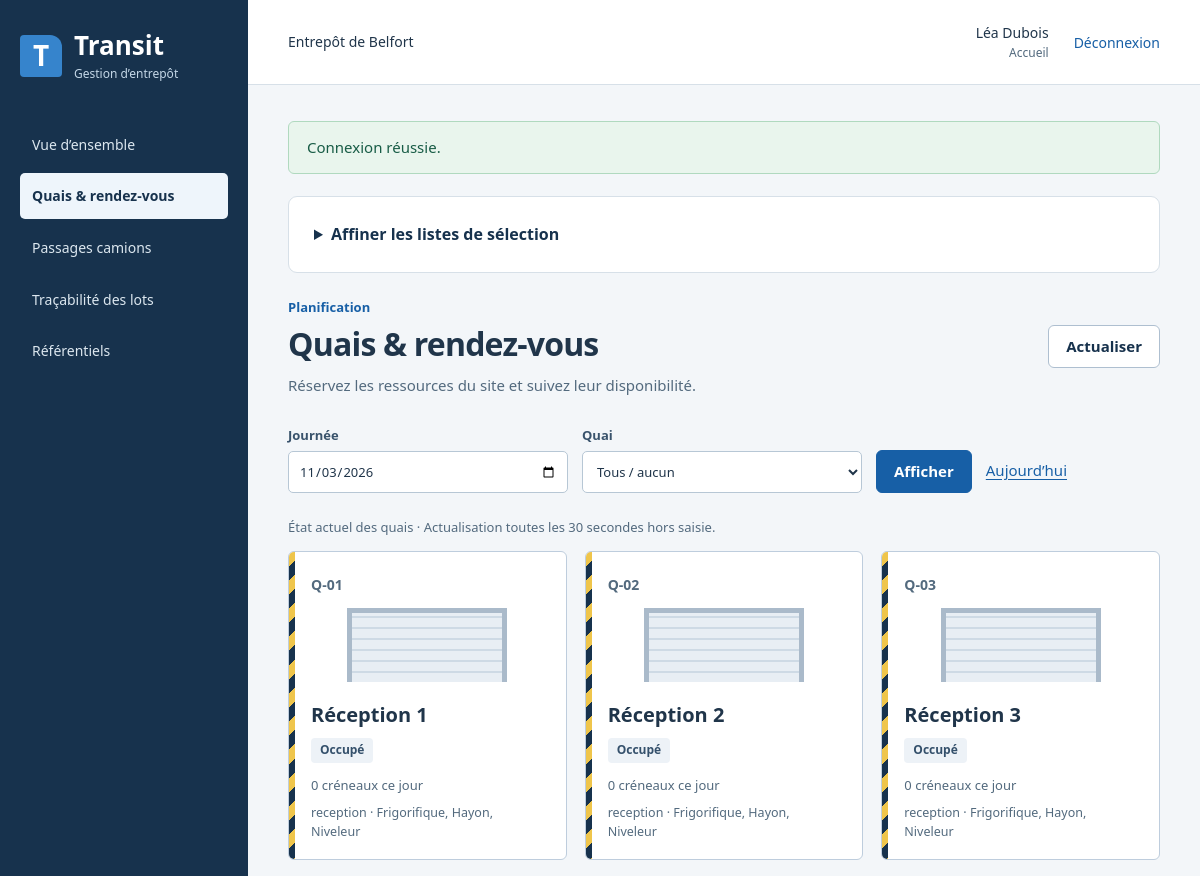
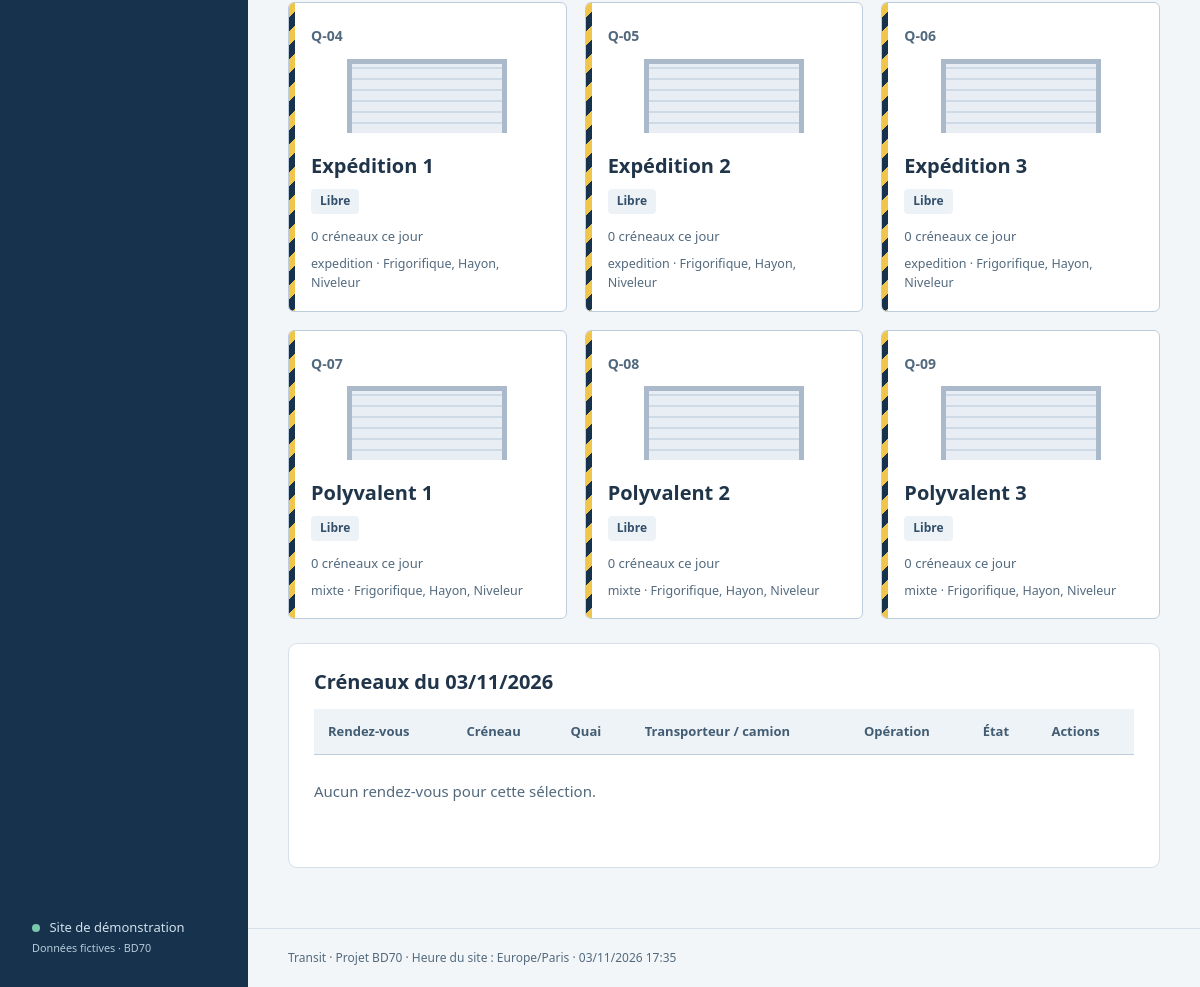
Screenshot of /?page=planning (signed in) with the database file from the repository (2 pictures, top to bottom).
### tables this page shows
CREATE TABLE user_account (
 id INT AUTO_INCREMENT PRIMARY KEY, email VARCHAR(190) NOT NULL UNIQUE,
 name VARCHAR(100) NOT NULL, password_hash VARCHAR(255) NOT NULL,
 role ENUM('pending','admin','manager','gate','warehouse','carrier') NOT NULL DEFAULT 'pending',
 active BOOLEAN NOT NULL DEFAULT 0, created_at DATETIME NOT NULL DEFAULT CURRENT_TIMESTAMP, CHECK(active IN (0,1))
);

CREATE TABLE dock (id INT AUTO_INCREMENT PRIMARY KEY, code VARCHAR(30) NOT NULL UNIQUE, name VARCHAR(100) NOT NULL, type ENUM('reception','expedition','mixte') NOT NULL);

### public/index.php (called while the page is built, shortened)
<?php
require __DIR__.'/../src/bootstrap.php';
$user=null;$error=null;$page=(string)($_GET['page']??'home');$message=$_SESSION['message']??null;unset($_SESSION['message']);
try {
    $db=new Database();$catalog=new Catalog($db);$reports=new Reports($db);
    if(isset($_SESSION['uid'])){
        $user=$db->run('SELECT id,name,email,role,active,carrier_id FROM user_account WHERE id=?',[$_SESSION['uid']])->fetch()?:null;
    }
    if(!$user)$page='login';
    else {
        $right=match($page){'planning'=>'trace','carrier_portal'=>'carrier_portal','visits'=>null,'stock','receipts','receipt_detail','notices'=>'stock','orders','order_detail','document'=>'orders','reports','export'=>'reports','trace'=>'trace',default=>null};
    }
} catch(Throwable $e){
    $code=$e->getCode();if(in_array($code,[401,403,404],true))http_response_code($code);else http_response_code(422);
    if($e instanceof PDOException){$state=$e->errorInfo[0]??'';$error=$state==='23000'?'Référence déjà utilisée, relation manquante ou suppression protégée.':($state==='22001'?'Texte trop long.':'Opération refusée par les contraintes de données.');error_log('BD70 SQL '.$state.' / '.($e->errorInfo[1]??''));}
    elseif($e instanceof DomainException||in_array($code,[401,403,404],true))$error=$e->getMessage();
    else {$error='Service indisponible. Consultez le journal local du serveur.';error_log('BD70 '.get_class($e).': '.$e->getMessage());}
    if(in_array($code,[401,403,404],true))$page=$user?'error':'login';
    if(!isset($db))$page='error';
}
require __DIR__.'/../templates/layout.php';

### src/bootstrap.php (called while the page is built, shortened)
<?php
require_once __DIR__.'/Database.php';
require_once __DIR__.'/Auth.php';
require_once __DIR__.'/Warehouse.php';
require_once __DIR__.'/Reports.php';
function h(mixed $v): string { return htmlspecialchars((string)($v??''),ENT_QUOTES|ENT_SUBSTITUTE,'UTF-8'); }
function url(array $p): string { return '/?'.http_build_query($p); }

### src/Database.php (called while the page is built, shortened)
<?php
require_once __DIR__.'/Clock.php';
final class Database
{
    public PDO $pdo;
    public function __construct(?array $config = null)
    {
        $config ??= require __DIR__ . '/../config/local.php';
        $this->pdo = new PDO($config['dsn'], $config['user'], $config['password'], [
            PDO::ATTR_ERRMODE => PDO::ERRMODE_EXCEPTION, PDO::ATTR_DEFAULT_FETCH_MODE => PDO::FETCH_ASSOC,
            PDO::ATTR_EMULATE_PREPARES => false,
        ]);
        $this->pdo->exec("SET SESSION TRANSACTION ISOLATION LEVEL READ COMMITTED");
        $this->pdo->exec("SET SESSION sql_mode='STRICT_TRANS_TABLES,ERROR_FOR_DIVISION_BY_ZERO,NO_ENGINE_SUBSTITUTION'");
    }
    public function run(string $sql, array $params = []): PDOStatement
    { $q = $this->pdo->prepare($sql); $q->execute($params); return $q; }
    public function all(string $sql, array $params = []): array { return $this->run($sql,$params)->fetchAll(); }
}

### src/Auth.php (called while the page is built, shortened)
<?php
final class Auth
{
    public static function can(array $user,string $right): bool { return (bool)$user['active'] && in_array($right,self::RIGHTS[$user['role']]??[],true); }
}

### src/Clock.php (called while the page is built, shortened)
<?php
final class Clock
{
    public static function instant(): DateTimeImmutable
    {
        $zone=new DateTimeZone('Europe/Paris');
        $fixed=getenv('BD70_NOW');
        if(!$fixed)return new DateTimeImmutable('now',$zone);
        $date=DateTimeImmutable::createFromFormat('!Y-m-d H:i:s',$fixed,$zone);
        return $date;
    }
    public static function today(): string { return self::instant()->format('Y-m-d'); }
}

### src/Warehouse.php (called while the page is built, shortened)
<?php
final class Warehouse
{
    public static function date(string $s): string
    {
        $d=DateTimeImmutable::createFromFormat('!Y-m-d',$s);
        if(!$d||$d->format('Y-m-d')!==$s)throw new DomainException('Date invalide.');return $s;
    }
}

### src/Reports.php (called while the page is built, shortened)
<?php
final class Reports
{
    public function docks(string $day): array
    {
        Warehouse::date($day);return $this->db->all("SELECT d.*,
        CASE WHEN EXISTS(SELECT 1 FROM dock_downtime x WHERE x.dock_id=d.id AND x.starts_at<=NOW() AND x.ends_at>NOW()) THEN 'Hors service'
        WHEN EXISTS(SELECT 1 FROM truck_visit v WHERE v.dock_id=d.id AND v.status IN ('called','working')) THEN 'Occupé'
        WHEN EXISTS(SELECT 1 FROM appointment a WHERE a.dock_id=d.id AND a.status='active' AND a.starts_at<=NOW() AND a.ends_at>NOW()) THEN 'Réservé' ELSE 'Libre' END live_state,
        (SELECT COUNT(*) FROM appointment a WHERE a.dock_id=d.id AND a.status='active' AND a.starts_at<? AND a.ends_at>?) appointments
        FROM dock d ORDER BY d.code",[(new DateTimeImmutable($day))->modify('+1 day')->format('Y-m-d'),$day]);
    }
}

### templates/planning.php (the view, shortened to what this page needs)
<?php $day=Warehouse::date((string)($_GET['day']??Clock::today()));$dockId=(int)($_GET['dock_id']??0); ?>
<div class="page-heading"><div><p class="context">Planification</p><h1>Quais & rendez-vous</h1><p>Réservez les ressources du site et suivez leur disponibilité.</p></div><div class="actions"><a class="button secondary" href="<?= h(url($_GET?:['page'=>'planning'])) ?>">Actualiser</a></div></div>
<form class="filters" method="get"><input type="hidden" name="page" value="planning"><?php inputField('day','Journée',$day,'date');selectField('dock_id','Quai',$catalog->options('dock'),$dockId,true); ?><button>Afficher</button><a href="/?page=planning">Aujourd’hui</a></form>
<p class="muted" data-refresh>État actuel des quais · Actualisation toutes les 30 secondes hors saisie.</p><div class="dock-grid"><?php foreach($reports->docks($day) as $d):if($dockId&&$d['id']!=$dockId)continue; ?><article class="dock-bay"><div class="bay-code"><?= h($d['code']) ?></div><div class="bay-door" aria-hidden="true"></div><h2><?= h($d['name']) ?></h2><?= badge($d['live_state']) ?><p><?= h($d['appointments']) ?> créneaux ce jour</p><small><?= h($d['type']) ?> · <?php $eq=$db->all('SELECT e.name FROM equipment e JOIN dock_equipment de ON de.equipment_id=e.id WHERE de.dock_id=?',[$d['id']]);echo h(implode(', ',array_column($eq,'name'))); ?></small></article><?php endforeach; ?></div>
<section class="panel"><h2>Créneaux du <?= h((new DateTimeImmutable($day))->format('d/m/Y')) ?></h2><?php $appointments=$db->all('SELECT a.*,d.code dock_code,v.plate,c.name carrier_name,p.name driver_name FROM appointment a JOIN dock d ON d.id=a.dock_id JOIN vehicle v ON v.id=a.vehicle_id JOIN carrier c ON c.id=v.carrier_id JOIN driver p ON p.id=a.driver_id WHERE a.starts_at<? AND a.ends_at>?'.($dockId?' AND a.dock_id=?':'').' ORDER BY a.starts_at',array_filter([(new DateTimeImmutable($day))->modify('+1 day')->format('Y-m-d'),$day,$dockId?:null],fn($v)=>$v!==null)); ?>
<div class="table-scroll"><table><thead><tr><th>Rendez-vous</th><th>Créneau</th><th>Quai</th><th>Transporteur / camion</th><th>Opération</th><th>État</th><th class="no-print">Actions</th></tr></thead></table></div><?php if(!$appointments): ?><p class="empty">Aucun rendez-vous pour cette sélection.</p><?php endif; ?></section>

### templates/layout.php (shortened to what this page needs)
<?php require __DIR__.'/helpers.php'; ?>
<!doctype html><html lang="fr"><head><link rel="stylesheet" href="/assets/app.css"></head>
<body>
<?php if($user): ?>
<aside class="sidebar no-print"><a class="brand" href="/"><span class="brand-symbol" aria-hidden="true">T</span><span>Transit<small>Gestion d’entrepôt</small></span></a><nav aria-label="Menu principal">
<?php $nav=['home'=>['Vue d’ensemble',null],'planning'=>['Quais & rendez-vous','trace'],'visits'=>['Passages camions',Auth::can($user,'operations')?'operations':'visits'],'receipts'=>['Réceptions','stock'],'stock'=>['Stocks & rangement','stock'],'orders'=>['Préparation & expédition','orders'],'trace'=>['Traçabilité des lots','trace'],'reports'=>['Indicateurs & états','reports'],'catalog'=>['Référentiels',$user['role']==='carrier'?'unavailable':null],'carrier_portal'=>['Mes rendez-vous','carrier_portal']];
foreach($nav as $key=>[$label,$right])if(!$right||Auth::can($user,$right))echo '<a '.($page===$key?'aria-current="page"':'').' href="'.h(url(['page'=>$key])).'">'.h($label).'</a>'; ?>
</nav><div class="sidebar-bottom"><span class="site-dot"></span> Site de démonstration<br><small>Données fictives · BD70</small></div></aside>
<?php endif; ?>
<div class="shell <?= $user?'':'anonymous' ?>"><header class="topbar no-print"><span><?= $user?'Entrepôt de Belfort':'Transit / BD70' ?></span><div class="account"><?php if($user): ?><span><?= h($user['name']) ?><small><?= h(Catalog::VALUES[$user['role']]) ?></small></span><?php startForm('logout'); ?><button class="text-button">Déconnexion</button></form><?php else: ?><span>Application pédagogique</span><?php endif; ?></div></header>
<main id="main"><?php if($message): ?><div role="status" class="notice success"><?= h($message) ?></div><?php endif; ?><?php if($error): ?><div role="alert" class="notice error"><?= h($error) ?></div><?php endif; ?>
<?php try {
 if($user&&in_array($page,['catalog','stock','orders','visits','trace','planning','receipts','notices','receipt_detail','order_detail'],true)){
  echo '<details class="panel no-print"><summary>Affiner les listes de sélection</summary><p>Retrouvez une référence ou un nom dans les listes volumineuses avant de remplir le formulaire.</p><form method="get" class="filters"><input type="hidden" name="page" value="'.h($page).'">';
  inputField('ref_search','Référence ou nom',$_GET['ref_search']??'','search',false);echo '<button>Rechercher les références</button></form></details>';
 }
 if($page!=='error')require __DIR__.'/'.(in_array($page,['home','login','catalog','planning','visits','receipts','stock','orders','reports','trace','document','receipt_detail','order_detail','notices','carrier_portal'],true)?$page:'home').'.php';
}catch(Throwable $viewError){http_response_code(422);echo '<div role="alert" class="notice error">'.h($viewError instanceof DomainException?$viewError->getMessage():'Impossible de présenter ces données.').'</div>';error_log('BD70 vue : '.$viewError->getMessage());} ?>
</main><footer>Transit · Projet BD70 · Heure du site : Europe/Paris · <?= h(Clock::instant()->format('d/m/Y H:i')) ?></footer></div></body></html>

### templates/helpers.php (shortened to what this page needs)
<?php
function startForm(string $action,array $hidden=[],string $class=''): void { global $page;
 echo '<form method="post" class="'.h($class).'">';
}
function selectField(string $name,string $label,array $options,mixed $selected='',bool $optional=false): void {
 echo '<label>'.h($label).'<select name="'.h($name).'"'.($optional?'':' required').'>';
 echo '<option value="">'.($optional?'Tous / aucun':'Choisir…').'</option>';
 foreach($options as $opt)echo '<option value="'.h($opt['id']).'"'.((string)$opt['id']===(string)$selected?' selected':'').'>'.h($opt['label']).'</option>';echo '</select></label>';
}
function inputField(string $name,string $label,mixed $value='',string $type='text',bool $required=true): void {
 echo '<label>'.h($label).'<input type="'.h($type).'" name="'.h($name).'" value="'.h($value).'"'.($required?' required':'').($type==='number'?' step="any"':'').'></label>';
}
function badge(mixed $value): string { return '<span class="badge '.h((string)$value).'">'.h(Catalog::VALUES[(string)$value]??$value).'</span>'; }

### rows the page displays
user_account: name "Léa Dubois", role "Accueil"
dock: code "Q-01", name "Réception 1", value "Occupé", appointments "0", type "reception", eq "Frigorifique, Hayon, Niveleur"
dock: code "Q-02", name "Réception 2", value "Occupé", appointments "0", type "reception", eq "Frigorifique, Hayon, Niveleur"
dock: code "Q-03", name "Réception 3", value "Occupé", appointments "0", type "reception", eq "Frigorifique, Hayon, Niveleur"
dock: code "Q-04", name "Expédition 1", value "Libre", appointments "0", type "expedition", eq "Frigorifique, Hayon, Niveleur"
dock: code "Q-05", name "Expédition 2", value "Libre", appointments "0", type "expedition", eq "Frigorifique, Hayon, Niveleur"
dock: code "Q-06", name "Expédition 3", value "Libre", appointments "0", type "expedition", eq "Frigorifique, Hayon, Niveleur"
dock: code "Q-07", name "Polyvalent 1", value "Libre", appointments "0", type "mixte", eq "Frigorifique, Hayon, Niveleur"
dock: code "Q-08", name "Polyvalent 2", value "Libre", appointments "0", type "mixte", eq "Frigorifique, Hayon, Niveleur"
dock: code "Q-09", name "Polyvalent 3", value "Libre", appointments "0", type "mixte", eq "Frigorifique, Hayon, Niveleur"

### other values shown
$label "Vue d’ensemble"
$label "Quais & rendez-vous"
$label "Passages camions"
$label "Traçabilité des lots"
$label "Référentiels"
$message "Connexion réussie."
$label "Journée"
$label "Quai"
Clock::instant()->format('d/m/Y H:i') "03/11/2026 17:35"
